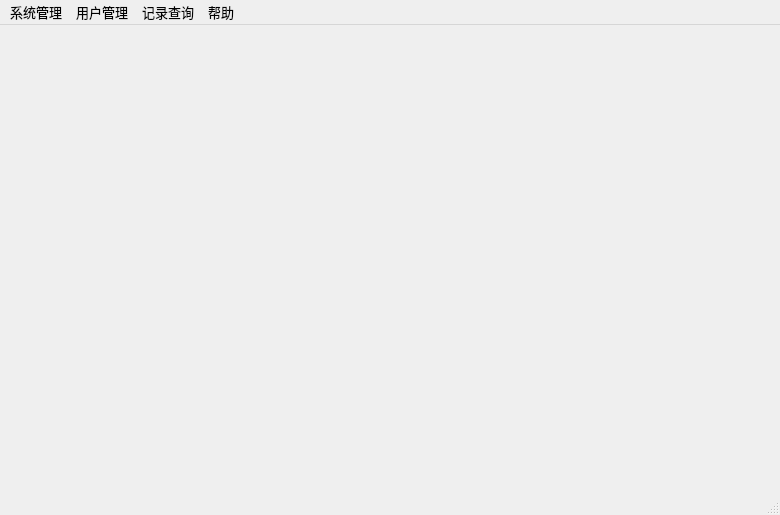
<?xml version="1.0" encoding="UTF-8"?>
<ui version="4.0">
 <class>MainWindow</class>
 <widget class="QMainWindow" name="MainWindow">
  <property name="geometry">
   <rect>
    <x>0</x>
    <y>0</y>
    <width>780</width>
    <height>515</height>
   </rect>
  </property>
  <property name="font">
   <font>
    <family>Times New Roman</family>
    <pointsize>10</pointsize>
   </font>
  </property>
  <property name="windowTitle">
   <string>MainWindow</string>
  </property>
  <widget class="QWidget" name="centralWidget">
   <layout class="QVBoxLayout" name="verticalLayout">
    <property name="leftMargin">
     <number>0</number>
    </property>
    <property name="topMargin">
     <number>0</number>
    </property>
    <property name="rightMargin">
     <number>0</number>
    </property>
    <property name="bottomMargin">
     <number>0</number>
    </property>
    <item>
     <widget class="QStackedWidget" name="stackedWidget">
      <property name="font">
       <font>
        <family>Times New Roman</family>
        <pointsize>10</pointsize>
       </font>
      </property>
      <property name="currentIndex">
       <number>-1</number>
      </property>
     </widget>
    </item>
   </layout>
  </widget>
  <widget class="QStatusBar" name="statusBar">
   <property name="sizeGripEnabled">
    <bool>true</bool>
   </property>
  </widget>
  <widget class="QMenuBar" name="menuBar">
   <property name="geometry">
    <rect>
     <x>0</x>
     <y>0</y>
     <width>780</width>
     <height>23</height>
    </rect>
   </property>
   <widget class="QMenu" name="menu">
    <property name="title">
     <string>系统管理</string>
    </property>
    <addaction name="action_login"/>
    <addaction name="separator"/>
    <addaction name="action_connect"/>
    <addaction name="action_Disconnect"/>
    <addaction name="action_export"/>
    <addaction name="separator"/>
    <addaction name="action_mainPage"/>
    <addaction name="actionquit"/>
   </widget>
   <widget class="QMenu" name="menu_2">
    <property name="title">
     <string>用户管理</string>
    </property>
    <addaction name="action_register"/>
    <addaction name="action_writeoff"/>
    <addaction name="action_recharge"/>
    <addaction name="separator"/>
    <addaction name="action_changepwd"/>
    <addaction name="separator"/>
    <addaction name="action_consume"/>
   </widget>
   <widget class="QMenu" name="menu_3">
    <property name="title">
     <string>记录查询</string>
    </property>
    <addaction name="action_writeofftable"/>
    <addaction name="action_registtable"/>
    <addaction name="separator"/>
    <addaction name="action_recordtable"/>
    <addaction name="action_recharges"/>
    <addaction name="separator"/>
    <addaction name="action_persontable"/>
   </widget>
   <widget class="QMenu" name="menu_4">
    <property name="title">
     <string>帮助</string>
    </property>
    <addaction name="action_about"/>
   </widget>
   <addaction name="menu"/>
   <addaction name="menu_2"/>
   <addaction name="menu_3"/>
   <addaction name="menu_4"/>
  </widget>
  <action name="action_login">
   <property name="icon">
    <iconset>
     <normalon>:/new/prefix1/login.png</normalon>
    </iconset>
   </property>
   <property name="text">
    <string>登陆</string>
   </property>
   <property name="statusTip">
    <string>管理员登录接口</string>
   </property>
   <property name="font">
    <font>
     <family>Times New Roman</family>
     <pointsize>10</pointsize>
    </font>
   </property>
  </action>
  <action name="actionquit">
   <property name="icon">
    <iconset>
     <normalon>:/new/prefix1/logout.png</normalon>
    </iconset>
   </property>
   <property name="text">
    <string>退出</string>
   </property>
   <property name="statusTip">
    <string>退出系统</string>
   </property>
   <property name="font">
    <font>
     <family>Times New Roman</family>
     <pointsize>10</pointsize>
    </font>
   </property>
  </action>
  <action name="action_export">
   <property name="icon">
    <iconset>
     <normalon>:/new/prefix1/export.png</normalon>
    </iconset>
   </property>
   <property name="text">
    <string>导出</string>
   </property>
   <property name="statusTip">
    <string>将数据表格导出</string>
   </property>
   <property name="font">
    <font>
     <family>Times New Roman</family>
     <pointsize>10</pointsize>
    </font>
   </property>
  </action>
  <action name="action_register">
   <property name="icon">
    <iconset>
     <normalon>:/new/prefix1/regester.png</normalon>
    </iconset>
   </property>
   <property name="text">
    <string>用户注册</string>
   </property>
   <property name="statusTip">
    <string>新用户注册</string>
   </property>
   <property name="font">
    <font>
     <family>Times New Roman</family>
     <pointsize>10</pointsize>
    </font>
   </property>
  </action>
  <action name="action_writeoff">
   <property name="icon">
    <iconset>
     <normalon>:/new/prefix1/changePwd.png</normalon>
    </iconset>
   </property>
   <property name="text">
    <string>用户注销与挂失</string>
   </property>
   <property name="statusTip">
    <string>注销账户</string>
   </property>
   <property name="font">
    <font>
     <family>Times New Roman</family>
     <pointsize>10</pointsize>
    </font>
   </property>
  </action>
  <action name="action_changepwd">
   <property name="icon">
    <iconset>
     <normalon>:/new/prefix1/record3.png</normalon>
    </iconset>
   </property>
   <property name="text">
    <string>修改密码</string>
   </property>
   <property name="statusTip">
    <string>管理员用于修改密码</string>
   </property>
   <property name="font">
    <font>
     <family>Times New Roman</family>
     <pointsize>10</pointsize>
    </font>
   </property>
  </action>
  <action name="actionGhuj">
   <property name="text">
    <string>ghuj</string>
   </property>
  </action>
  <action name="action_recordtable">
   <property name="icon">
    <iconset>
     <normalon>:/new/prefix1/record4.png</normalon>
    </iconset>
   </property>
   <property name="text">
    <string>消费记录</string>
   </property>
   <property name="statusTip">
    <string>查询消费记录表</string>
   </property>
   <property name="font">
    <font>
     <family>Times New Roman</family>
     <pointsize>10</pointsize>
    </font>
   </property>
  </action>
  <action name="action_writeofftable">
   <property name="icon">
    <iconset>
     <normalon>:/new/prefix1/recoder1.png</normalon>
    </iconset>
   </property>
   <property name="text">
    <string>注销记录</string>
   </property>
   <property name="statusTip">
    <string>查询注销表</string>
   </property>
   <property name="font">
    <font>
     <family>Times New Roman</family>
     <pointsize>10</pointsize>
    </font>
   </property>
  </action>
  <action name="action_registtable">
   <property name="icon">
    <iconset>
     <normalon>:/new/prefix1/record.png</normalon>
    </iconset>
   </property>
   <property name="text">
    <string>注册记录</string>
   </property>
   <property name="statusTip">
    <string>查询注册表</string>
   </property>
   <property name="font">
    <font>
     <family>Times New Roman</family>
     <pointsize>10</pointsize>
    </font>
   </property>
  </action>
  <action name="action_persontable">
   <property name="icon">
    <iconset>
     <normalon>:/new/prefix1/record2.png</normalon>
    </iconset>
   </property>
   <property name="text">
    <string>人员信息</string>
   </property>
   <property name="statusTip">
    <string>查询注册用户表</string>
   </property>
   <property name="font">
    <font>
     <family>Times New Roman</family>
     <pointsize>10</pointsize>
    </font>
   </property>
  </action>
  <action name="actionAsdf_7">
   <property name="text">
    <string>asdf</string>
   </property>
  </action>
  <action name="action_about">
   <property name="icon">
    <iconset>
     <normalon>:/new/prefix1/help.png</normalon>
    </iconset>
   </property>
   <property name="text">
    <string>关于</string>
   </property>
   <property name="statusTip">
    <string>关于本软件的相关说明</string>
   </property>
   <property name="font">
    <font>
     <family>Times New Roman</family>
     <pointsize>10</pointsize>
    </font>
   </property>
  </action>
  <action name="action_connect">
   <property name="icon">
    <iconset>
     <normalon>:/new/prefix1/connect.png</normalon>
    </iconset>
   </property>
   <property name="text">
    <string>连接</string>
   </property>
   <property name="statusTip">
    <string>连接读卡器模块</string>
   </property>
   <property name="font">
    <font>
     <family>Times New Roman</family>
     <pointsize>10</pointsize>
    </font>
   </property>
  </action>
  <action name="action_Disconnect">
   <property name="icon">
    <iconset>
     <normalon>:/new/prefix1/disconnect.png</normalon>
    </iconset>
   </property>
   <property name="text">
    <string>断开</string>
   </property>
   <property name="statusTip">
    <string>与读卡器断开连接</string>
   </property>
   <property name="font">
    <font>
     <family>Times New Roman</family>
     <pointsize>10</pointsize>
    </font>
   </property>
  </action>
  <action name="actionAsdf">
   <property name="text">
    <string>asdf</string>
   </property>
  </action>
  <action name="action_recharge">
   <property name="icon">
    <iconset>
     <normalon>:/new/prefix1/cast.png</normalon>
    </iconset>
   </property>
   <property name="text">
    <string>用户充值</string>
   </property>
   <property name="statusTip">
    <string>给M1卡充值</string>
   </property>
   <property name="font">
    <font>
     <family>Times New Roman</family>
     <pointsize>10</pointsize>
    </font>
   </property>
  </action>
  <action name="action_consume">
   <property name="icon">
    <iconset>
     <normalon>:/new/prefix1/pay.png</normalon>
    </iconset>
   </property>
   <property name="text">
    <string>消费模拟</string>
   </property>
   <property name="statusTip">
    <string>模拟一些消费场景</string>
   </property>
   <property name="font">
    <font>
     <family>Times New Roman</family>
     <pointsize>10</pointsize>
    </font>
   </property>
  </action>
  <action name="action_mainPage">
   <property name="icon">
    <iconset>
     <normalon>:/new/prefix1/main.png</normalon>
    </iconset>
   </property>
   <property name="text">
    <string>主页</string>
   </property>
   <property name="statusTip">
    <string>返回到软件的主界面</string>
   </property>
   <property name="font">
    <font>
     <family>Times New Roman</family>
     <pointsize>10</pointsize>
    </font>
   </property>
  </action>
  <action name="action_recharges">
   <property name="icon">
    <iconset>
     <normalon>:/new/prefix1/record5.png</normalon>
    </iconset>
   </property>
   <property name="text">
    <string>充值记录</string>
   </property>
   <property name="statusTip">
    <string>充值记录信息查询</string>
   </property>
  </action>
 </widget>
 <layoutdefault spacing="6" margin="11"/>
 <resources/>
 <connections/>
</ui>
